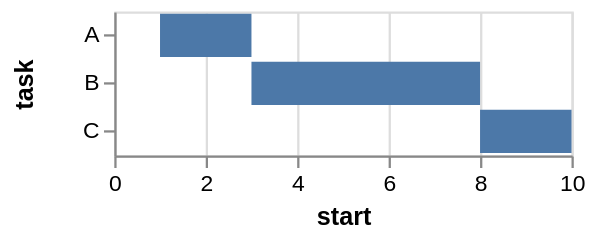

The Vega-Lite source for this figure:
### Vega specification from a JSON file in a GitHub repository (floating-point values rounded to 4 significant figures)
{"$schema": "https://vega.github.io/schema/vega/v3.0.json", "description": "A simple bar chart with ranged data (aka Gantt Chart).", "autosize": "pad", "padding": 5, "width": 200, "style": "cell", "data": [{"name": "source_0", "values": [{"task": "A", "start": 1, "end": 3}, {"task": "B", "start": 3, "end": 8}, {"task": "C", "start": 8, "end": 10}]}, {"name": "data_0", "source": "source_0", "transform": [{"type": "formula", "expr": "toNumber(datum[\"start\"])", "as": "start"}, {"type": "formula", "expr": "toNumber(datum[\"end\"])", "as": "end"}, {"type": "filter", "expr": "datum[\"start\"] !== null && !isNaN(datum[\"start\"])"}]}], "signals": [{"name": "y_step", "value": 21}, {"name": "height", "update": "bandspace(domain('y').length, 0.1, 0.05) * y_step"}], "marks": [{"name": "marks", "type": "rect", "style": ["bar"], "from": {"data": "data_0"}, "encode": {"update": {"x": {"scale": "x", "field": "start"}, "x2": {"scale": "x", "field": "end"}, "y": {"scale": "y", "field": "task"}, "height": {"scale": "y", "band": true}, "fill": {"value": "#4c78a8"}}}}], "scales": [{"name": "x", "type": "linear", "domain": {"data": "data_0", "fields": ["start", "end"], "sort": true}, "range": [0, {"signal": "width"}], "nice": true, "zero": true}, {"name": "y", "type": "band", "domain": {"data": "data_0", "field": "task", "sort": true}, "range": {"step": {"signal": "y_step"}}, "paddingInner": 0.1, "paddingOuter": 0.05}], "axes": [{"scale": "x", "orient": "bottom", "labelOverlap": true, "tickCount": {"signal": "ceil(width/40)"}, "title": "start", "zindex": 1}, {"scale": "x", "orient": "bottom", "domain": false, "grid": true, "labels": false, "maxExtent": 0, "minExtent": 0, "tickCount": {"signal": "ceil(width/40)"}, "ticks": false, "zindex": 0, "gridScale": "y"}, {"scale": "y", "orient": "left", "labelOverlap": true, "title": "task", "zindex": 1}], "config": {"axisY": {"minExtent": 30}}}
